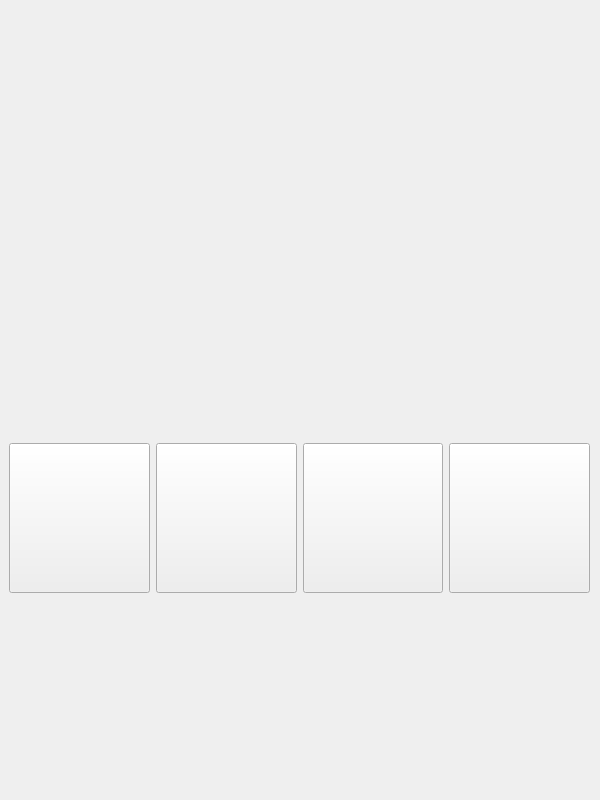
<?xml version="1.0" encoding="UTF-8"?>
<ui version="4.0">
 <class>Desktop</class>
 <widget class="QWidget" name="Desktop">
  <property name="geometry">
   <rect>
    <x>0</x>
    <y>0</y>
    <width>600</width>
    <height>800</height>
   </rect>
  </property>
  <property name="windowTitle">
   <string>Form</string>
  </property>
  <widget class="QWidget" name="gridLayoutWidget">
   <property name="geometry">
    <rect>
     <x>-1</x>
     <y>-1</y>
     <width>601</width>
     <height>801</height>
    </rect>
   </property>
   <layout class="QGridLayout" name="gridLayout">
    <property name="leftMargin">
     <number>10</number>
    </property>
    <property name="topMargin">
     <number>10</number>
    </property>
    <property name="rightMargin">
     <number>10</number>
    </property>
    <property name="bottomMargin">
     <number>10</number>
    </property>
    <item row="2" column="2">
     <widget class="QPushButton" name="readerBtn">
      <property name="minimumSize">
       <size>
        <width>0</width>
        <height>150</height>
       </size>
      </property>
      <property name="text">
       <string/>
      </property>
     </widget>
    </item>
    <item row="0" column="0" colspan="4">
     <widget class="QLabel" name="imageLab">
      <property name="minimumSize">
       <size>
        <width>0</width>
        <height>250</height>
       </size>
      </property>
      <property name="text">
       <string/>
      </property>
     </widget>
    </item>
    <item row="1" column="0" colspan="4">
     <spacer name="verticalSpacer">
      <property name="orientation">
       <enum>Qt::Vertical</enum>
      </property>
      <property name="sizeHint" stdset="0">
       <size>
        <width>20</width>
        <height>40</height>
       </size>
      </property>
     </spacer>
    </item>
    <item row="4" column="0" colspan="4">
     <spacer name="verticalSpacer_2">
      <property name="orientation">
       <enum>Qt::Vertical</enum>
      </property>
      <property name="sizeHint" stdset="0">
       <size>
        <width>20</width>
        <height>40</height>
       </size>
      </property>
     </spacer>
    </item>
    <item row="2" column="0">
     <widget class="QPushButton" name="wifiBtn">
      <property name="minimumSize">
       <size>
        <width>0</width>
        <height>150</height>
       </size>
      </property>
      <property name="text">
       <string/>
      </property>
     </widget>
    </item>
    <item row="2" column="3">
     <widget class="QPushButton" name="sleepBtn">
      <property name="minimumSize">
       <size>
        <width>0</width>
        <height>150</height>
       </size>
      </property>
      <property name="text">
       <string/>
      </property>
     </widget>
    </item>
    <item row="2" column="1">
     <widget class="QPushButton" name="timerBtn">
      <property name="minimumSize">
       <size>
        <width>0</width>
        <height>150</height>
       </size>
      </property>
      <property name="text">
       <string/>
      </property>
     </widget>
    </item>
    <item row="3" column="0" colspan="4">
     <widget class="QLabel" name="messageLab">
      <property name="text">
       <string/>
      </property>
     </widget>
    </item>
   </layout>
  </widget>
 </widget>
 <resources/>
 <connections/>
</ui>
